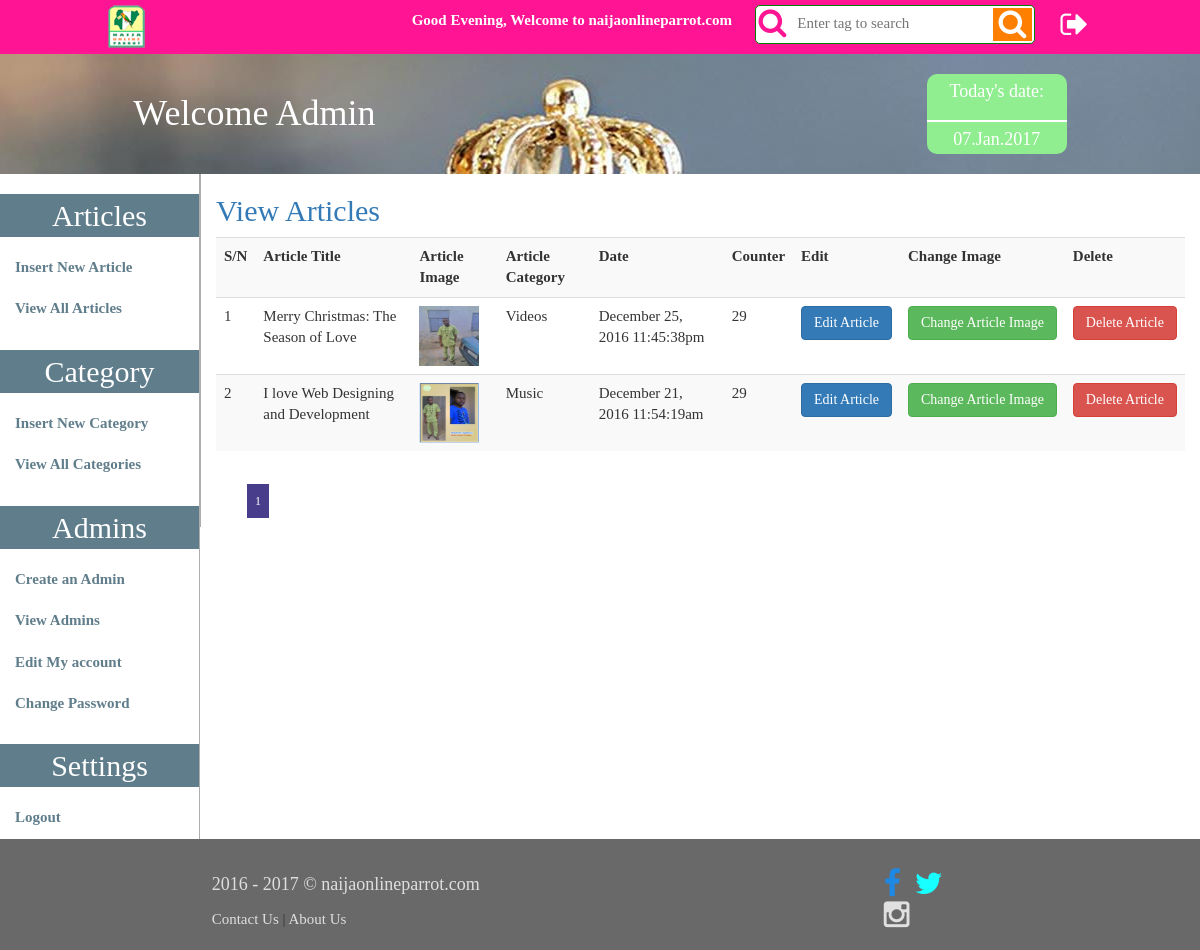
Page /admin/view_articles.php (signed in) on the committed database.
### tables this page shows
CREATE TABLE IF NOT EXISTS `articles` (
  `articleID` int(200) NOT NULL,
  `article_title` varchar(400) NOT NULL,
  `article_category` int(20) NOT NULL,
  `article_body` text NOT NULL,
  `article_image` text NOT NULL,
  `article_music` varchar(200) NOT NULL,
  `article_video` varchar(200) NOT NULL,
  `article_counter` int(200) NOT NULL,
  `article_source` varchar(400) NOT NULL,
  `article_url` varchar(200) NOT NULL,
  `article_author` varchar(200) NOT NULL,
  `article_date` datetime NOT NULL DEFAULT CURRENT_TIMESTAMP
);

CREATE TABLE IF NOT EXISTS `category` (
  `catID` int(20) NOT NULL,
  `category` varchar(200) NOT NULL,
  `category_url` varchar(200) NOT NULL
);

### libraries/DBInteractor.php (called while the page is built, shortened)
<?php
abstract class DBInteractor {
	protected $db;
	function __construct()
	{
		$this->db = $this->connect();
	}
	protected function connect()
	{
		$dsn = "mysql:host=". DB_HOST . ";dbname=" . DB_NAME . ";";
		try {
			$pdo = new PDO($dsn, DB_USER, DB_PASS);
			$pdo->setAttribute(PDO::ATTR_ERRMODE, PDO::ERRMODE_EXCEPTION);
			return $pdo;
		}
		catch (PDOException $e) {
			return $e->getMessage();
		}
	}
	protected function executeQuery($sql)
	{
		try {
			$sth = $this->db->query($sql);
			$sth->setFetchMode(PDO::FETCH_ASSOC);
			$results = $sth->fetchAll();
			return $results;
		}
		catch (PDOException $e) {
			return $e->getMessage();
		}
	}
}

### libraries/DB_admin.php (called while the page is built, shortened)
<?php
class DB extends DBInteractor {
	public function getTotalArticles()
	{
		$sql = "SELECT FOUND_ROWS() as total FROM articles";
		return $this->executeQuery($sql)[0]['total'];
	}
	public function getAllArticles($start, $perPage)
	{
		$sql ="SELECT SQL_CALC_FOUND_ROWS * FROM articles
				INNER JOIN category ON
				article_category = catID
				ORDER BY article_date DESC
				LIMIT {$start}, {$perPage};";
		return $this->executeQuery($sql);
	}
}
?>

### helpers/format.php (called while the page is built, shortened)
<?php
    function time_format($date){
         return date("F d, Y h:i:sa", strtotime($date));
    }
?>

### admin/view_articles.php (the view, shortened to what this page needs)
<?php include "includes/header.php";
	$page = isset($_GET['p']) ? (int)$_GET['p'] : 1;
	$perPage = isset($_GET['per-page']) && $_GET['per-page'] <= 50 ? (int)$_GET['per-page'] : 30;
	$start = ($page > 1) ? ($page * $perPage) - $perPage : 0;
	$pagination = $db->getAllArticles($start, $perPage);
	$total = $db->getTotalArticles();
	$pages = ceil($total / $perPage);
?>
<div class="col-md-10" id="dash-content">
	<h2 class="text-primary">View Articles</h2>
	<table class="table table-striped">
		<tr>
			<th>S/N</th>
			<th>Article Title</th>
			<th>Article Image</th>
			<th>Article Category</th>
			<th>Date</th>
			<th>Counter</th>
			<th>Edit</th>
			<th>Change Image</th>
			<th>Delete</th>
		</tr>
		<?php
			$i = 0;
			foreach($pagination as $paginate){
				$art_id = $paginate['articleID'];
				$art_title = $paginate['article_title'];
				$art_image = $paginate['article_image'];
				$art_category = $paginate['category'];
				$art_date = $paginate['article_date'];
				$art_counter = $paginate['article_counter'];
				$i++;
		?>
		<tr>
			<td><?php echo $i; ?></td>
			<td><?php echo $art_title; ?></td>
			<td><img src="../img/<?php echo $art_image; ?>" alt="<?php echo $art_title; ?>" width="60" height="60" /></td>
			<td><?php echo $art_category; ?></td>
			<td><?php echo time_format($art_date); ?></td>
			<td><?php echo $art_counter; ?></td>
			<td><a href="edit_article.php?edit_art=<?php echo $art_id; ?>" class="btn btn-primary">Edit Article</a></td>
			<td><a href="change_image.php?edit_art=<?php echo $art_id; ?>" class="btn btn-success">Change Article Image</a></td>
			<td><a href="delete_article.php?del_art=<?php echo $art_id; ?>" class="btn btn-danger">Delete Article</a></td>
		</tr>
		<?php } ?>
	</table>
	<ul id="pageNumber" class="pagination pagination-lg pagination-sm">
		<?php for($x=1; $x <= $pages; $x++): ?>
			<li <?php if($page === $x) {echo ' id="currentPage"';} ?>><a href="?p=<?php echo $x; ?>"><?php echo $x; ?> </a></li>
		<?php endfor; ?>
	</ul>
</div>
<?php include "includes/footer.php"; ?>

### css/custom.css (style rules this page uses)
body { font-family: serif; }
#pageNumber { margin:0; margin-top:10px; list-style:none; }
#pageNumber li { float:left; }
#pageNumber a { padding: 7px; margin:3px; }
#pageNumber a:link, #pageNumber a:visited { background-color: white; color: #483D8B; border:#483D8B solid thin; }
#currentPage a:link, #currentPage a:visited { background-color:#483D8B; color: white; }
#dash-content { margin:0; border-left: #ADADAD solid 1px; }

### rows in the picture
articles: article_title "Merry Christmas: The Season of Love", article_image (picture), category.category "Videos", article_date "December 25, 2016 11:45:38pm", article_counter "29"
articles: article_title "I love Web Designing and Development", article_image (picture), category.category "Music", article_date "December 21, 2016 11:54:19am", article_counter "29"

### other values in the picture
copyYear(2016) "2016 - 2017"
